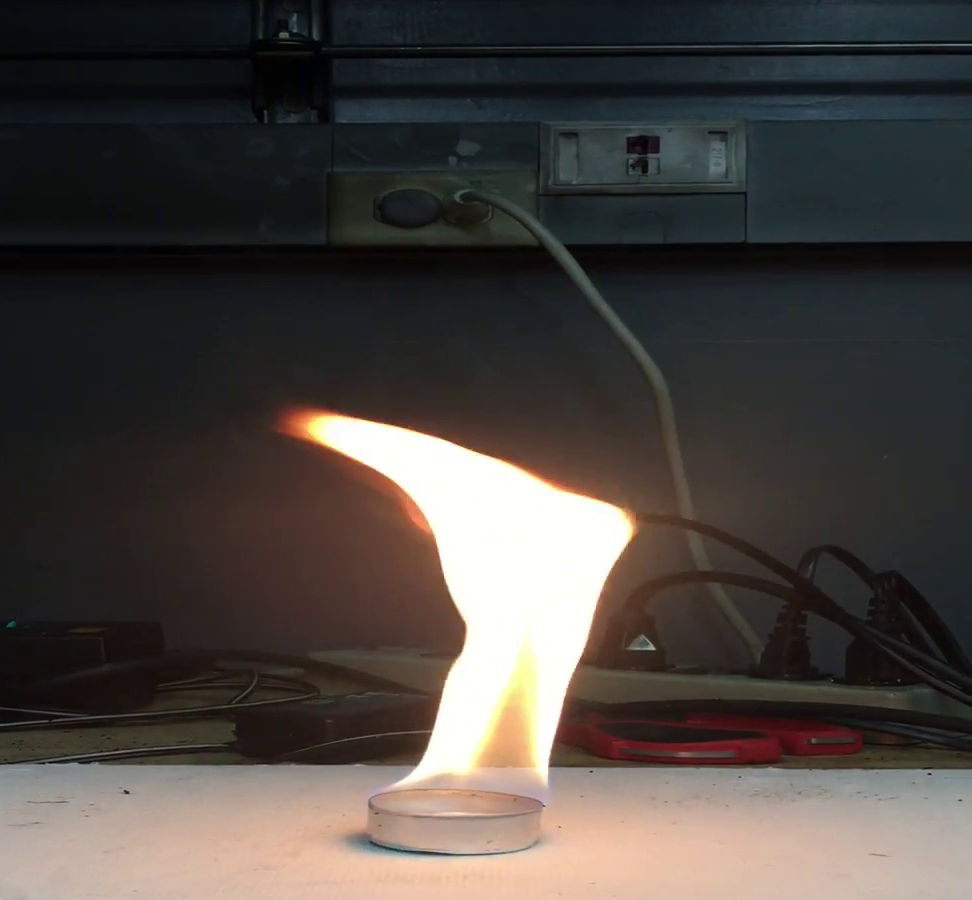
#> input picture MaskRCNN/JPEGImages/frame1050.jpg, 972 x 900 px, given as the content of the folder jie/ALLImportantProjects/Flame+MaskRCNN/data/JPEGImages_copy, which was not available
$ python ImageProcessing.py   (older library calls are emulated)
#> lines starting #> are read from the running program, lines starting #| are printed output that depends on the picture; pictures that were not available may be replaced by others from this repository, and a replacement may not be noted
import cv2
from PIL import Image
import os,sys
import glob
import mahotas

path="/Users/wangmeijie/ALLImportantProjects/Flame+MaskRCNN/data/JPEGImages_copy"
path_of_save= "/Users/wangmeijie/ALLImportantProjects/Flame+MaskRCNN/data/testImages"

imgpath = sorted(glob.glob("/Users/wangmeijie/ALLImportantProjects/Flame+MaskRCNN/data/JPEGImages/*.jpg"))

for image in glob.glob( os.path.join(path, '*.jpg')):
     print (image)
     imagepath= str(image)
     print (imagepath)
     image2 = mahotas.imread(image)
#> image2 is the input picture: shape (900, 972, 3); mean R, G, B 74.4, 68.8, 65.2
     gs = cv2.cvtColor(image2,cv2.COLOR_BGR2GRAY)
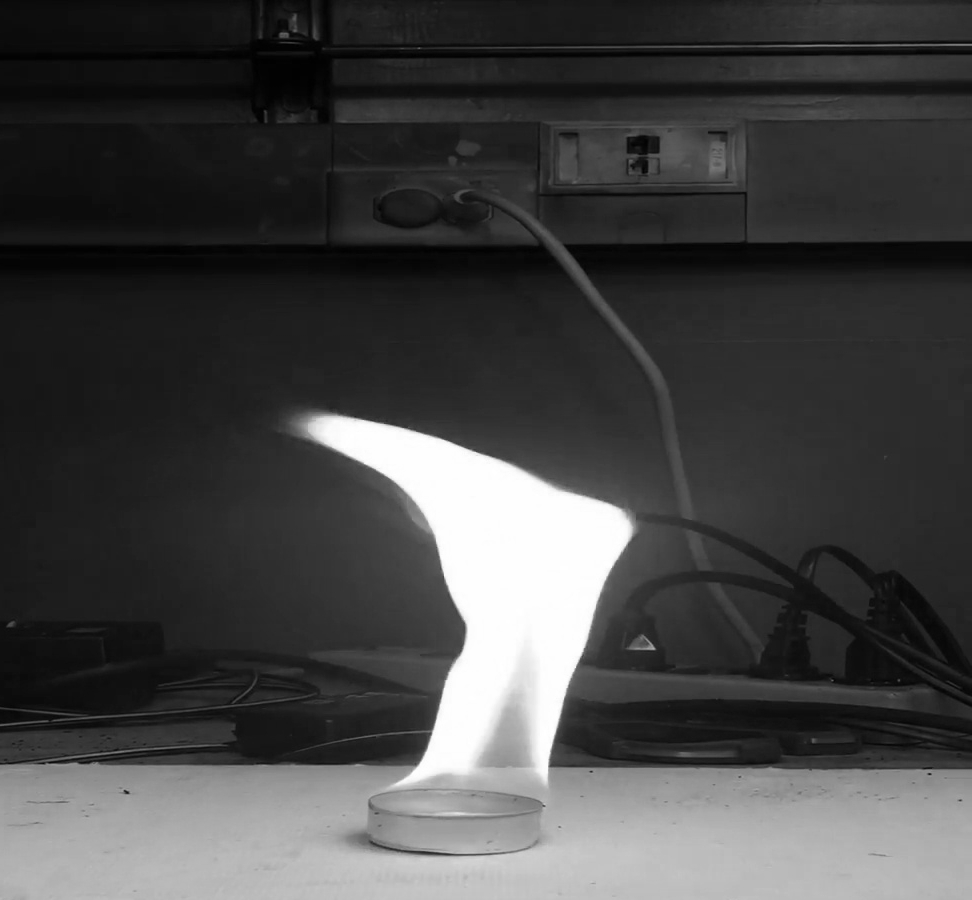
#> gs: shape (900, 972); min 0, max 255, mean 68.3

     gs_neg = 255 - gs.astype(int)
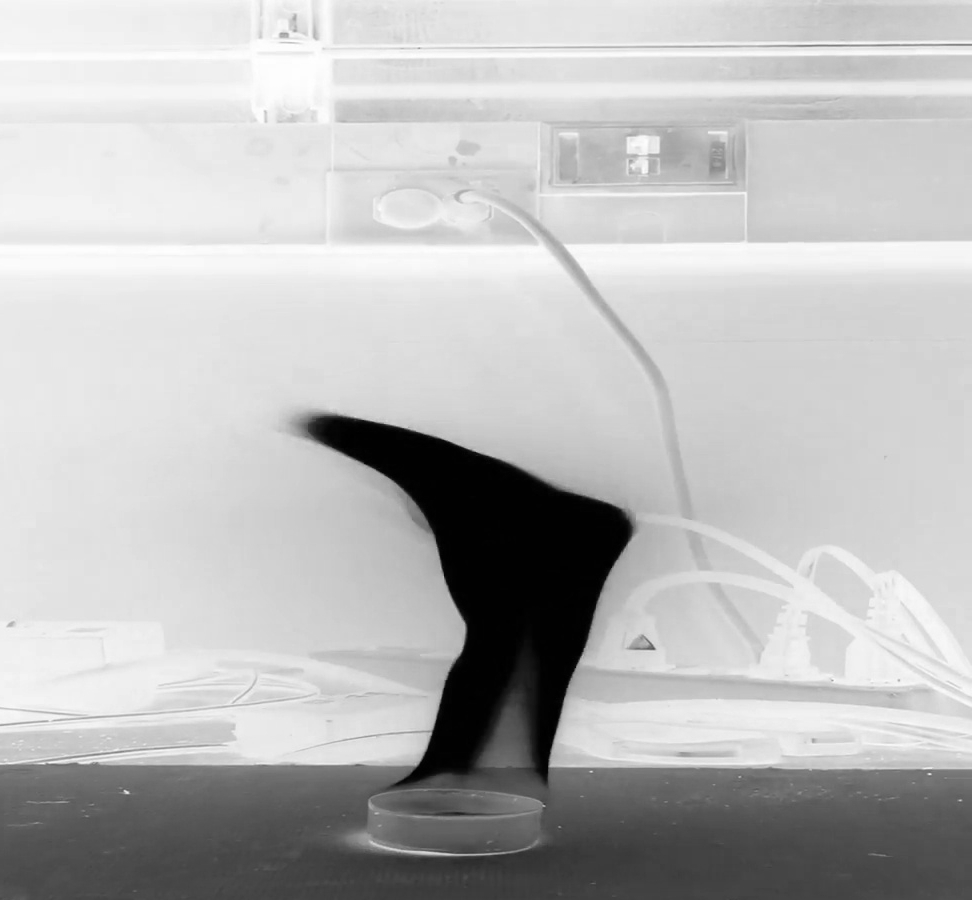
#> gs_neg: shape (900, 972) int64; min 0, max 255, mean 186.7
     gs_neg[gs_neg>10] = 1200
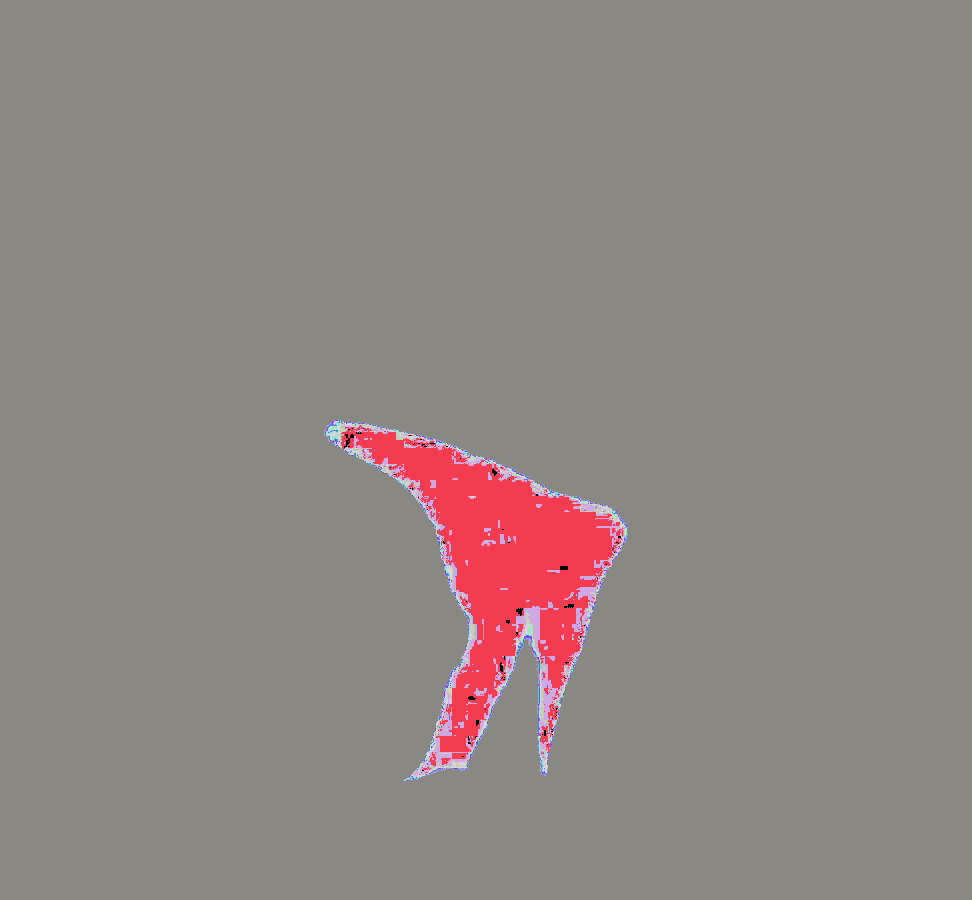
#> gs_neg: shape (900, 972) int64; 12 distinct labels, from 0 to 1200; one colour per label, 0 black
     gs_neg = gs_neg.astype('uint8')
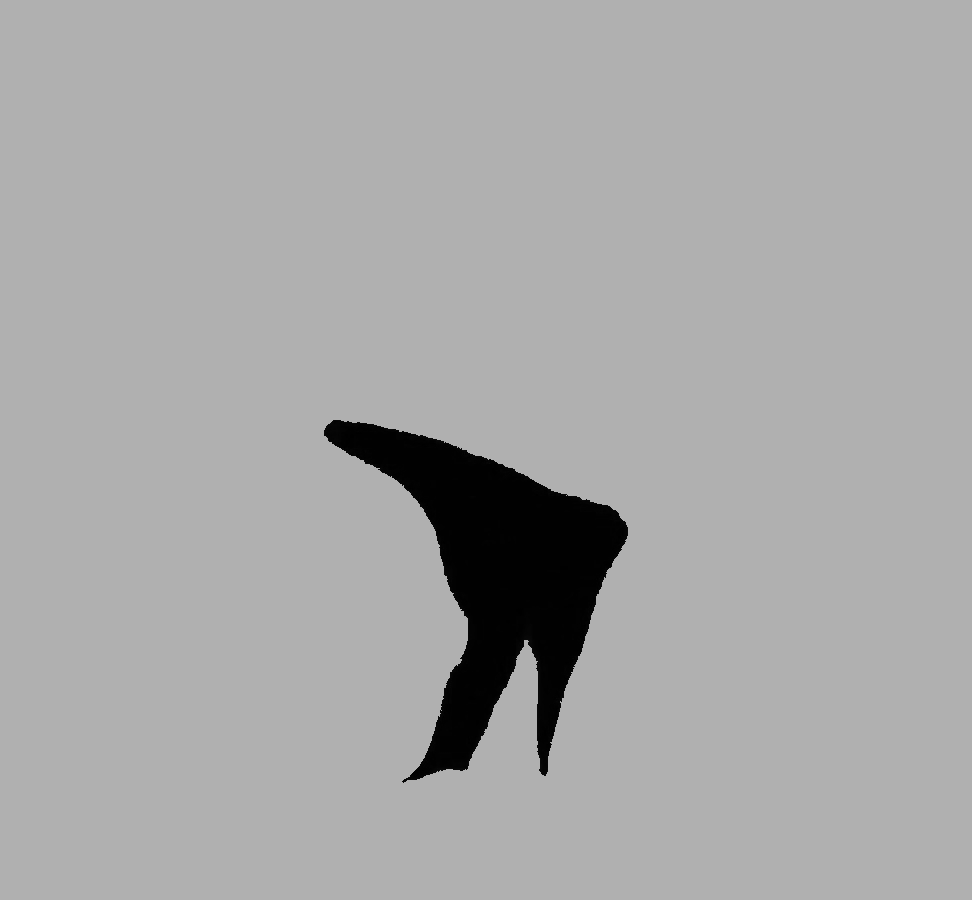
#> gs_neg: shape (900, 972); min 0, max 176, mean 167.5


     show_image = [gs_neg]
     show_imagename = ['negative']
     n_showimg = len(show_image)
#> n_showimg = 1
     print (n_showimg)
#| 1

     # show_image.save(os.path.join(path_of_save, image))
     mahotas.imsave(imagepath, gs_neg)


# [14 lines of commented-out code are left out]

cv2.waitKey(0)
cv2.destroyAllWindows()

$ run again, on MaskRCNN/JPEGImages/frame1128.jpg
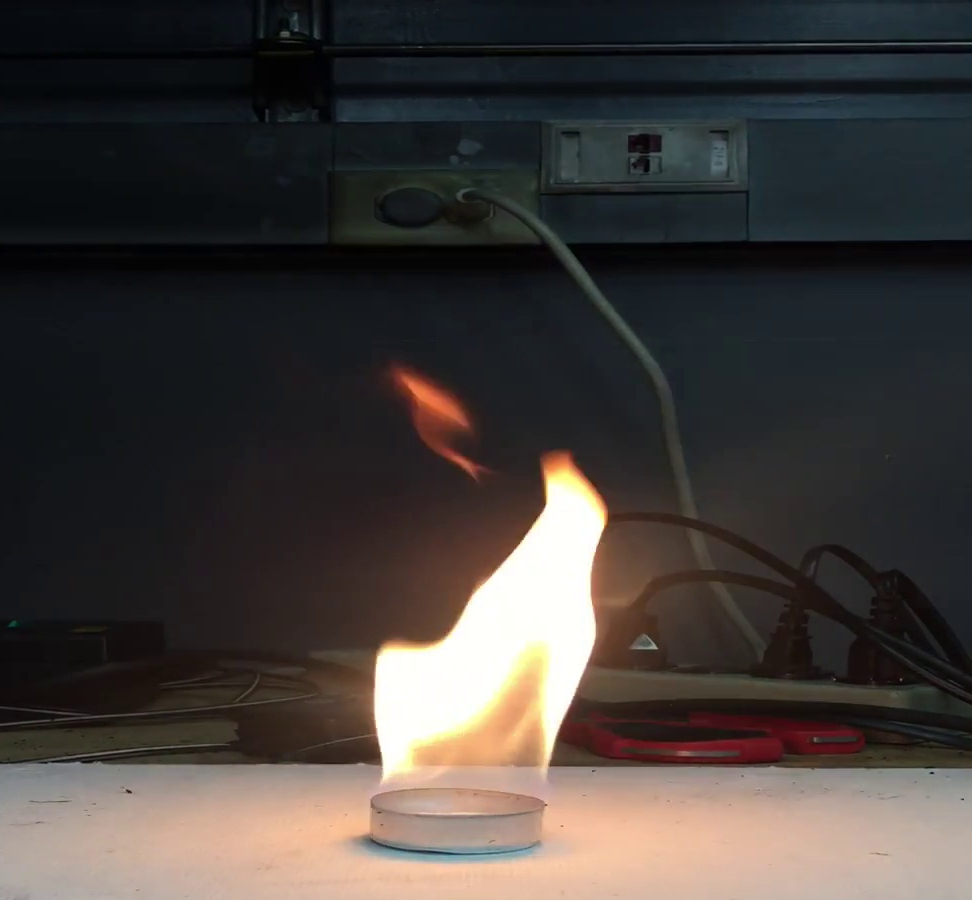
#> input picture MaskRCNN/JPEGImages/frame1128.jpg, 972 x 900 px, given as the content of the folder jie/ALLImportantProjects/Flame+MaskRCNN/data/JPEGImages_copy, which was not available
#> image2 is the input picture: shape (900, 972, 3); mean R, G, B 67, 61.7, 59.1
#> `gs_neg[gs_neg>10] = 1200`:
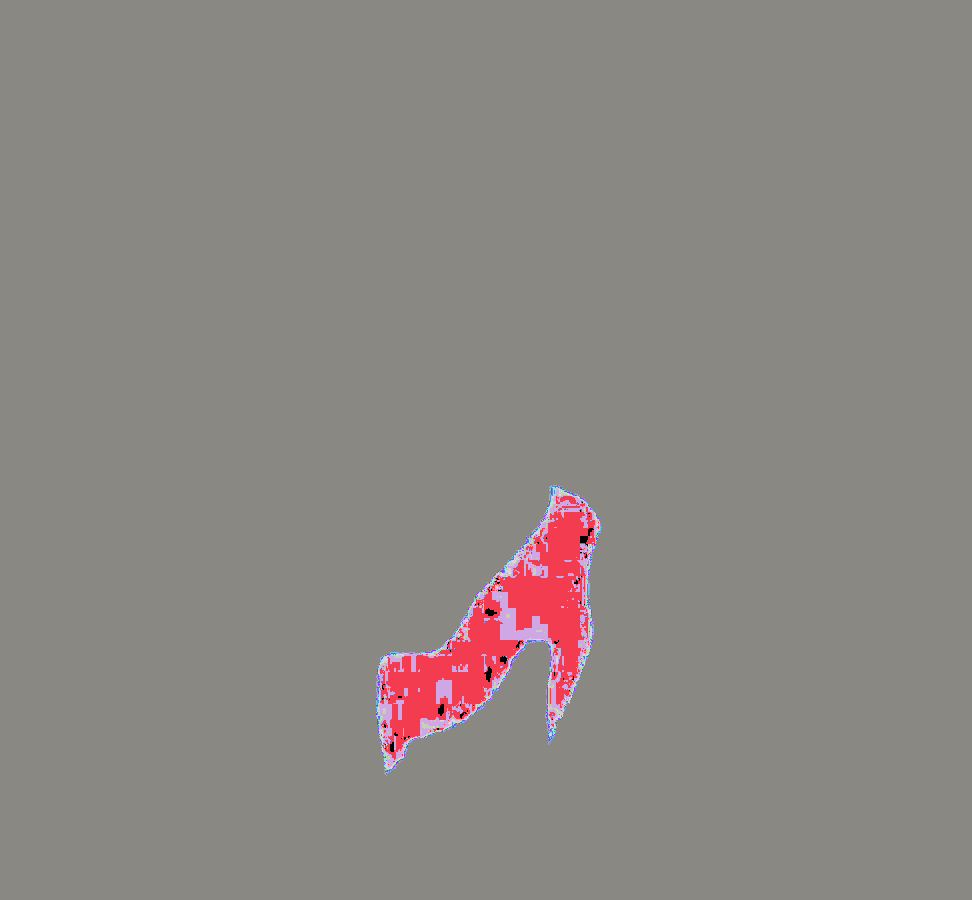
#> gs_neg: shape (900, 972) int64; 12 distinct labels, from 0 to 1200; one colour per label, 0 black
#> `gs_neg = gs_neg.astype('uint8')`:
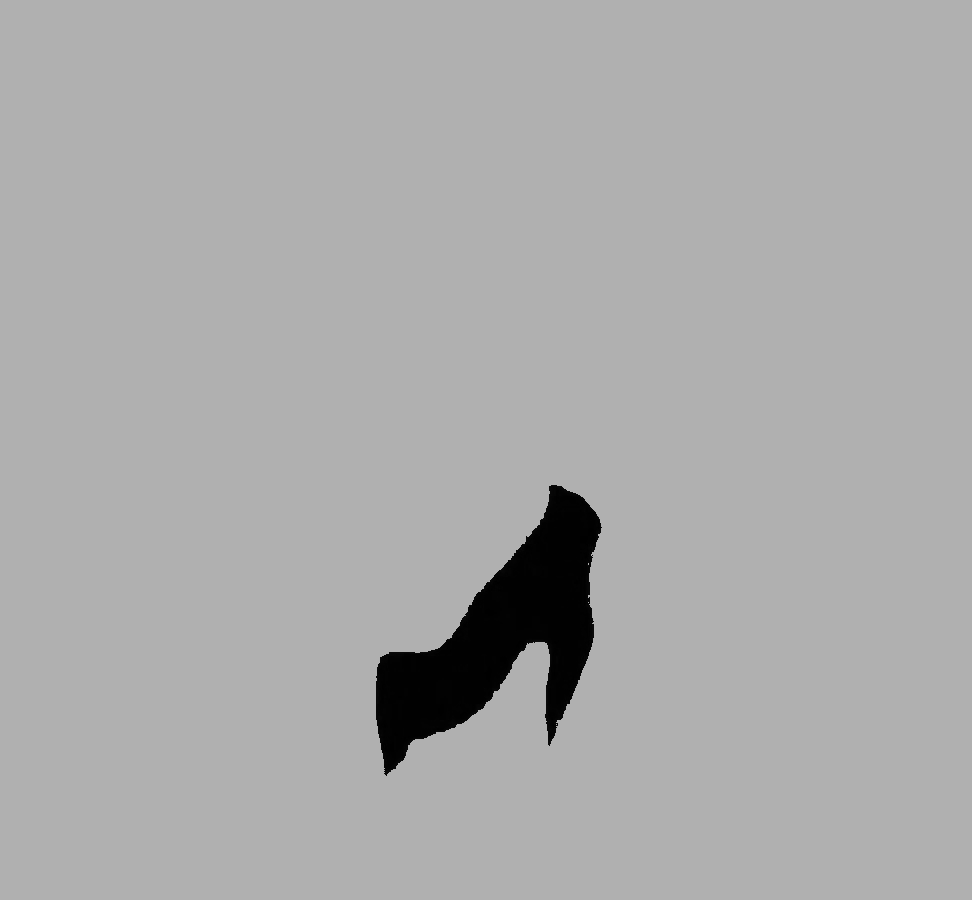
#> gs_neg: shape (900, 972); min 0, max 176, mean 170.6
#> n_showimg = 1
#| 1
